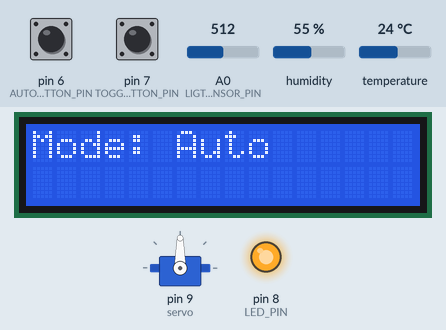
This sketch was run on a simulated Arduino Uno, built with avr-gcc and run on an emulated ATmega328P. Shown: servo, 16×2 character LCD, output pins drawn as LEDs (lit = HIGH). Inputs (shaded band) come from the test bench; at power-on: pin 6 (AUTO_BUTTON_PIN) LOW, pin 7 (TOGGLE_BUTTON_PIN) LOW, A0 (LIGTH_SENSOR_PIN) = 512, humidity 55 %, temperature 24 °C. What the sketch prints to the serial monitor is not drawn.

Above: at 1.2 s.
1.3 s: pin 6 (AUTO_BUTTON_PIN) pulled HIGH for 1 s
At 2.4 s:
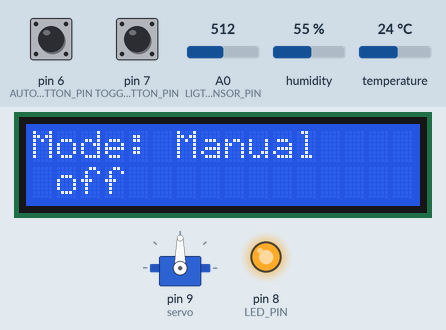
3.8 s: pin 7 (TOGGLE_BUTTON_PIN) pulled HIGH for 1 s
At 5.25 s:
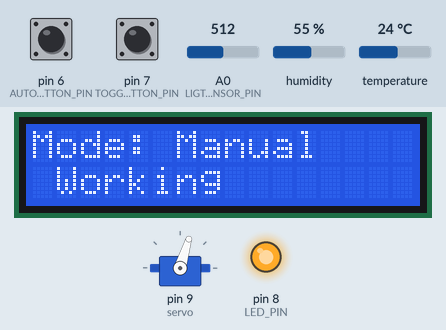
5.4 s: A0 (LIGTH_SENSOR_PIN) set to 230
8.1 s: A0 (LIGTH_SENSOR_PIN) set to 196
At 8.26 s:
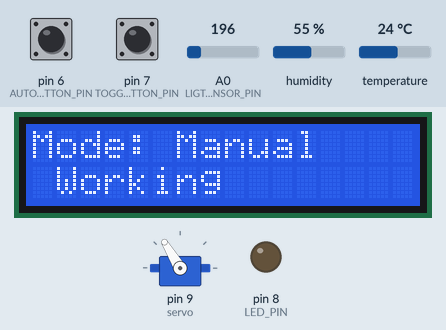
10.5 s: A0 (LIGTH_SENSOR_PIN) set to 306
At 10.68 s:
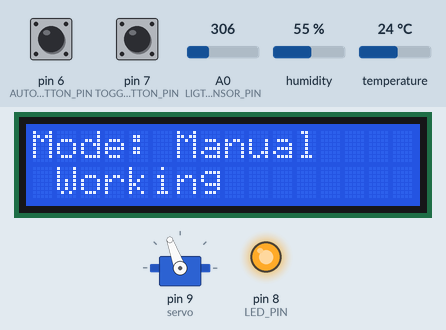
15.0 s: pin 6 (AUTO_BUTTON_PIN) pulled HIGH for 0.15 s
At 15.5 s:
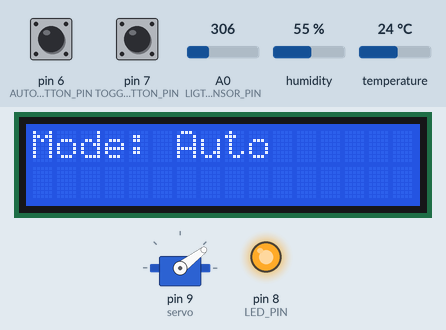
Timing chart, 0 to 17.6 s (numbered marks = the images above; inputs shaded):
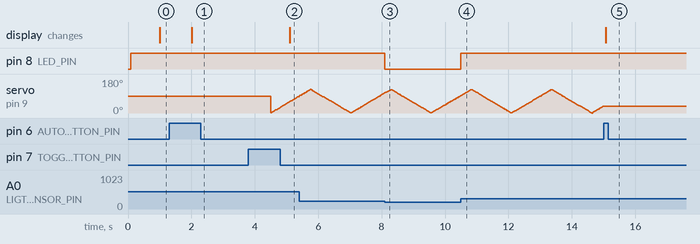

Measured:
- the behaviour switches between 215 and 214 on A0 (LIGTH_SENSOR_PIN) (found by bisection; images 2 and 3)
- after the input at 1.3 s, the display: changes after 0.71 s (image 1)
- after the input at 3.8 s, the display: changes after 1.3 s (image 2)
- after the input at 8.1 s, pin 8 (LED_PIN): HIGH → LOW at once
- after the input at 10.5 s, pin 8 (LED_PIN): LOW → HIGH at once
- after the input at 15.0 s, servo on pin 9 (servo): stops changing and stays 37°; the display: changes after 0.07 s (image 5)

The sketch:

Arduino_final.ino
```cpp
#include <Servo.h>
#include <DHT.h>
#include <LiquidCrystal.h>

#define AUTO_BUTTON_PIN 6
#define TOGGLE_BUTTON_PIN 7
#define LED_PIN 8
#define LIGTH_SENSOR_PIN A0

#define DHTPIN 11          // Pin del sensor DHT11
#define DHTTYPE DHT11     // Tipo de sensor DHT que estás utilizando

DHT dht(DHTPIN, DHTTYPE);

Servo servo;             // Definir el objeto servo
const int rs = 13, en = 12, d4 = 5, d5 = 4, d6 = 3, d7 = 2;
LiquidCrystal lcd(rs, en, d4, d5, d6, d7); // definimos los pines de la pantalla
int modo = 0; // 0 manual, 1 automatico

void setup() {
  pinMode(LED_PIN, OUTPUT);
  Serial.begin(9600);    // Iniciar comunicación serial
  dht.begin();           // Iniciar el sensor DHT
  servo.attach(9);       // Conectar el servo al pin 9
  lcd.clear();           // borramos la pantalla
  lcd.begin(16, 2);
}


bool is_manual = false;
bool curr_status = false;

int long last_update_auto_button = millis();
int long last_update_toggle_button = millis();
int long last_serial_print = millis();
int long last_lcd_cooldown = millis();

int long last_update_time_servo = millis();
int servo_step = 0;

void loop() {
  float humedad = dht.readHumidity();  // Leer la humedad del sensor DHT
  float temperatura = dht.readTemperature();
  int readed_value = analogRead(LIGTH_SENSOR_PIN); // Leer el valor del sensor
  float oscuridad = map(readed_value, 0, 1023, 0, 100); // poner en porcentaje

  if ((digitalRead(AUTO_BUTTON_PIN) == 1) && (millis() - last_update_auto_button >= 1500)) {
    is_manual = !is_manual;
    last_update_auto_button = millis();
  }

  if (millis() - last_update_toggle_button >= 1500) {
    curr_status = get_servo_status(is_manual, curr_status, humedad);
    last_update_toggle_button = millis();
  }

  //no hace falta cooldown
  bool do_fast_swipe = use_fast_mode(humedad);


  if (millis() - last_lcd_cooldown >= 1000) {
    update_screen(is_manual, curr_status);
    last_lcd_cooldown = millis();
  }

  //add mover servo logic
  int cooldown = do_fast_swipe ? 5 : 10;
  if ((curr_status == true) && ((millis() - last_update_time_servo) >= cooldown)) {
    servo_step = (servo_step + 1) % 250;
    int angle = 0;
    if (servo_step < 125) {
      angle = servo_step;
    } else {
      angle = 250 - servo_step;
    }
    servo.write(angle);
    last_update_time_servo = millis();
  }

  if (millis() - last_serial_print >= 1000) {
    print_data(humedad, temperatura, oscuridad, is_manual);
    last_serial_print = millis();
  }

  update_ligth(oscuridad); // oscuro
}

bool get_servo_status(bool is_manual, bool curr_status, float humedad) {
  if (is_manual == false) { //Automatico
    return humedad >= 60; // Parametro a cambiar
  } else { //Manual
    return curr_status ^ (digitalRead(TOGGLE_BUTTON_PIN) == 1);
  }
}

bool use_fast_mode(float humedad) {
  return humedad >= 70;
}

void print_data(float humedad, float temperatura, float oscuridad, bool is_manual) {
  //Sending Data
  Serial.print(round(temperatura));
  Serial.print(',');
  Serial.print(round(humedad));
  Serial.print(',');
  Serial.print(round(100-oscuridad));
  Serial.println();
}

void update_screen(bool is_manual, bool curr_status) {
  lcd.clear();
  lcd.setCursor(0, 0);
  if (is_manual == false) { //Auto
    lcd.print("Mode: Auto");
  } else { //Manual
    lcd.print("Mode: Manual");
    lcd.setCursor(1, 1);
    if (curr_status == true) { //encendido
      lcd.print("Working");
    } else {
      lcd.print("off");
    }
  }
}

void update_ligth(float oscuridad) {

  if (oscuridad > 20 ) {
    digitalWrite(LED_PIN, HIGH);

  }
  else {
    digitalWrite(LED_PIN, LOW);
  }
}
```
